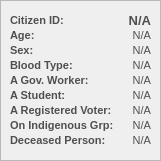
     <widget class="QFrame" name="basePopUpBodyFrame_12">
      <property name="geometry">
       <rect>
        <x>390</x>
        <y>10</y>
        <width>161</width>
        <height>161</height>
       </rect>
      </property>
      <property name="styleSheet">
       <string notr="true">#basePopUpBodyFrame_12 {
	background-color: rgb(247, 247, 247);
	border: 1px solid rgb(194, 194, 194);
	border-radius: 10px;
}</string>
      </property>
      <property name="frameShape">
       <enum>QFrame::Shape::StyledPanel</enum>
      </property>
      <property name="frameShadow">
       <enum>QFrame::Shadow::Raised</enum>
      </property>
      <widget class="QLabel" name="cp_displayAge">
       <property name="geometry">
        <rect>
         <x>60</x>
         <y>20</y>
         <width>91</width>
         <height>31</height>
        </rect>
       </property>
       <property name="font">
        <font>
         <family>Arial</family>
         <pointsize>8</pointsize>
        </font>
       </property>
       <property name="styleSheet">
        <string notr="true">#cp_displayAge{
	background-color:transparent;
	color:#4f4f4f;
}</string>
       </property>
       <property name="text">
        <string>N/A</string>
       </property>
       <property name="alignment">
        <set>Qt::AlignmentFlag::AlignRight|Qt::AlignmentFlag::AlignTrailing|Qt::AlignmentFlag::AlignVCenter</set>
       </property>
      </widget>
      <widget class="QLabel" name="cp_labelSex">
       <property name="geometry">
        <rect>
         <x>10</x>
         <y>40</y>
         <width>41</width>
         <height>21</height>
        </rect>
       </property>
       <property name="font">
        <font>
         <family>Arial</family>
         <pointsize>8</pointsize>
         <bold>true</bold>
        </font>
       </property>
       <property name="styleSheet">
        <string notr="true">#cp_labelSex{
	background-color:transparent;
	color:#4f4f4f;
}</string>
       </property>
       <property name="text">
        <string>Sex:</string>
       </property>
       <property name="alignment">
        <set>Qt::AlignmentFlag::AlignLeading|Qt::AlignmentFlag::AlignLeft|Qt::AlignmentFlag::AlignVCenter</set>
       </property>
      </widget>
      <widget class="QLabel" name="cp_labelAge">
       <property name="geometry">
        <rect>
         <x>10</x>
         <y>20</y>
         <width>51</width>
         <height>31</height>
        </rect>
       </property>
       <property name="font">
        <font>
         <family>Arial</family>
         <pointsize>8</pointsize>
         <bold>true</bold>
        </font>
       </property>
       <property name="styleSheet">
        <string notr="true">#cp_labelAge{
	background-color:transparent;
	color:#4f4f4f;
}</string>
       </property>
       <property name="text">
        <string>Age:</string>
       </property>
       <property name="alignment">
        <set>Qt::AlignmentFlag::AlignLeading|Qt::AlignmentFlag::AlignLeft|Qt::AlignmentFlag::AlignVCenter</set>
       </property>
      </widget>
      <widget class="QLabel" name="cp_displaySex">
       <property name="geometry">
        <rect>
         <x>60</x>
         <y>40</y>
         <width>91</width>
         <height>21</height>
        </rect>
       </property>
       <property name="font">
        <font>
         <family>Arial</family>
         <pointsize>8</pointsize>
        </font>
       </property>
       <property name="styleSheet">
        <string notr="true">#cp_displaySex{
	background-color:transparent;
	color:#4f4f4f;
}</string>
       </property>
       <property name="text">
        <string>N/A</string>
       </property>
       <property name="alignment">
        <set>Qt::AlignmentFlag::AlignRight|Qt::AlignmentFlag::AlignTrailing|Qt::AlignmentFlag::AlignVCenter</set>
       </property>
      </widget>
      <widget class="QLabel" name="cp_displayStudent">
       <property name="geometry">
        <rect>
         <x>110</x>
         <y>80</y>
         <width>41</width>
         <height>31</height>
        </rect>
       </property>
       <property name="font">
        <font>
         <family>Arial</family>
         <pointsize>8</pointsize>
        </font>
       </property>
       <property name="styleSheet">
        <string notr="true">#cp_displayStudent{
	background-color:transparent;
	color:#4f4f4f;
}</string>
       </property>
       <property name="text">
        <string>N/A</string>
       </property>
       <property name="alignment">
        <set>Qt::AlignmentFlag::AlignRight|Qt::AlignmentFlag::AlignTrailing|Qt::AlignmentFlag::AlignVCenter</set>
       </property>
      </widget>
      <widget class="QLabel" name="cp_labelBloodType">
       <property name="geometry">
        <rect>
         <x>10</x>
         <y>50</y>
         <width>81</width>
         <height>31</height>
        </rect>
       </property>
       <property name="font">
        <font>
         <family>Arial</family>
         <pointsize>8</pointsize>
         <bold>true</bold>
        </font>
       </property>
       <property name="styleSheet">
        <string notr="true">#cp_labelBloodType{
	background-color:transparent;
	color:#4f4f4f;
}</string>
       </property>
       <property name="text">
        <string>Blood Type:</string>
       </property>
       <property name="alignment">
        <set>Qt::AlignmentFlag::AlignLeading|Qt::AlignmentFlag::AlignLeft|Qt::AlignmentFlag::AlignVCenter</set>
       </property>
      </widget>
      <widget class="QLabel" name="cp_displayGovWorker">
       <property name="geometry">
        <rect>
         <x>110</x>
         <y>70</y>
         <width>41</width>
         <height>21</height>
        </rect>
       </property>
       <property name="font">
        <font>
         <family>Arial</family>
         <pointsize>8</pointsize>
        </font>
       </property>
       <property name="styleSheet">
        <string notr="true">#cp_displayGovWorker{
	background-color:transparent;
	color:#4f4f4f;
}</string>
       </property>
       <property name="text">
        <string>N/A</string>
       </property>
       <property name="alignment">
        <set>Qt::AlignmentFlag::AlignRight|Qt::AlignmentFlag::AlignTrailing|Qt::AlignmentFlag::AlignVCenter</set>
       </property>
      </widget>
      <widget class="QLabel" name="cp_labelStudent">
       <property name="geometry">
        <rect>
         <x>10</x>
         <y>80</y>
         <width>81</width>
         <height>31</height>
        </rect>
       </property>
       <property name="font">
        <font>
         <family>Arial</family>
         <pointsize>8</pointsize>
         <bold>true</bold>
        </font>
       </property>
       <property name="styleSheet">
        <string notr="true">#cp_labelStudent{
	background-color:transparent;
	color:#4f4f4f;
}</string>
       </property>
       <property name="text">
        <string>A Student:</string>
       </property>
       <property name="alignment">
        <set>Qt::AlignmentFlag::AlignLeading|Qt::AlignmentFlag::AlignLeft|Qt::AlignmentFlag::AlignVCenter</set>
       </property>
      </widget>
      <widget class="QLabel" name="cp_displayBloodType">
       <property name="geometry">
        <rect>
         <x>90</x>
         <y>50</y>
         <width>61</width>
         <height>31</height>
        </rect>
       </property>
       <property name="font">
        <font>
         <family>Arial</family>
         <pointsize>8</pointsize>
        </font>
       </property>
       <property name="styleSheet">
        <string notr="true">#cp_displayBloodType{
	background-color:transparent;
	color:#4f4f4f;
}</string>
       </property>
       <property name="text">
        <string>N/A</string>
       </property>
       <property name="alignment">
        <set>Qt::AlignmentFlag::AlignRight|Qt::AlignmentFlag::AlignTrailing|Qt::AlignmentFlag::AlignVCenter</set>
       </property>
      </widget>
      <widget class="QLabel" name="cp_labelGovWorker">
       <property name="geometry">
        <rect>
         <x>10</x>
         <y>70</y>
         <width>91</width>
         <height>21</height>
        </rect>
       </property>
       <property name="font">
        <font>
         <family>Arial</family>
         <pointsize>8</pointsize>
         <bold>true</bold>
        </font>
       </property>
       <property name="styleSheet">
        <string notr="true">#cp_labelGovWorker{
	background-color:transparent;
	color:#4f4f4f;
}</string>
       </property>
       <property name="text">
        <string>A Gov. Worker:</string>
       </property>
       <property name="alignment">
        <set>Qt::AlignmentFlag::AlignLeading|Qt::AlignmentFlag::AlignLeft|Qt::AlignmentFlag::AlignVCenter</set>
       </property>
      </widget>
      <widget class="QLabel" name="cp_displayCItizenID">
       <property name="geometry">
        <rect>
         <x>120</x>
         <y>10</y>
         <width>31</width>
         <height>21</height>
        </rect>
       </property>
       <property name="font">
        <font>
         <family>Arial</family>
         <pointsize>10</pointsize>
         <bold>true</bold>
        </font>
       </property>
       <property name="styleSheet">
        <string notr="true">#cp_displayCItizenID{
	background-color:transparent;
	color:#4f4f4f;
}</string>
       </property>
       <property name="text">
        <string>N/A</string>
       </property>
       <property name="alignment">
        <set>Qt::AlignmentFlag::AlignRight|Qt::AlignmentFlag::AlignTrailing|Qt::AlignmentFlag::AlignVCenter</set>
       </property>
      </widget>
      <widget class="QLabel" name="cp_labelCitizenID">
       <property name="geometry">
        <rect>
         <x>10</x>
         <y>10</y>
         <width>61</width>
         <height>21</height>
        </rect>
       </property>
       <property name="font">
        <font>
         <family>Arial</family>
         <pointsize>8</pointsize>
         <bold>true</bold>
        </font>
       </property>
       <property name="styleSheet">
        <string notr="true">#cp_labelCitizenID{
	background-color:transparent;
	color:#4f4f4f;
}</string>
       </property>
       <property name="text">
        <string>Citizen ID:</string>
       </property>
       <property name="alignment">
        <set>Qt::AlignmentFlag::AlignLeading|Qt::AlignmentFlag::AlignLeft|Qt::AlignmentFlag::AlignVCenter</set>
       </property>
      </widget>
      <widget class="QLabel" name="cp_labelRegisteredVoter">
       <property name="geometry">
        <rect>
         <x>10</x>
         <y>100</y>
         <width>111</width>
         <height>21</height>
        </rect>
       </property>
       <property name="font">
        <font>
         <family>Arial</family>
         <pointsize>8</pointsize>
         <bold>true</bold>
        </font>
       </property>
       <property name="styleSheet">
        <string notr="true">#cp_labelRegisteredVoter{
	background-color:transparent;
	color:#4f4f4f;
}</string>
       </property>
       <property name="text">
        <string>A Registered Voter:</string>
       </property>
       <property name="alignment">
        <set>Qt::AlignmentFlag::AlignLeading|Qt::AlignmentFlag::AlignLeft|Qt::AlignmentFlag::AlignVCenter</set>
       </property>
      </widget>
      <widget class="QLabel" name="cp_displayRegisteredVoter">
       <property name="geometry">
        <rect>
         <x>110</x>
         <y>100</y>
         <width>41</width>
         <height>21</height>
        </rect>
       </property>
       <property name="font">
        <font>
         <family>Arial</family>
         <pointsize>8</pointsize>
        </font>
       </property>
       <property name="styleSheet">
        <string notr="true">#cp_displayRegisteredVoter{
	background-color:transparent;
	color:#4f4f4f;
}</string>
       </property>
       <property name="text">
        <string>N/A</string>
       </property>
       <property name="alignment">
        <set>Qt::AlignmentFlag::AlignRight|Qt::AlignmentFlag::AlignTrailing|Qt::AlignmentFlag::AlignVCenter</set>
       </property>
      </widget>
      <widget class="QLabel" name="cp_labelPartOfIndigenousGroup">
       <property name="geometry">
        <rect>
         <x>10</x>
         <y>110</y>
         <width>111</width>
         <height>31</height>
        </rect>
       </property>
       <property name="font">
        <font>
         <family>Arial</family>
         <pointsize>8</pointsize>
         <bold>true</bold>
        </font>
       </property>
       <property name="styleSheet">
        <string notr="true">#cp_labelPartOfIndigenousGroup{
	background-color:transparent;
	color:#4f4f4f;
}</string>
       </property>
       <property name="text">
        <string>On Indigenous Grp:</string>
       </property>
       <property name="alignment">
        <set>Qt::AlignmentFlag::AlignLeading|Qt::AlignmentFlag::AlignLeft|Qt::AlignmentFlag::AlignVCenter</set>
       </property>
      </widget>
      <widget class="QLabel" name="cp_displayPartOfIndigenousGroup">
       <property name="geometry">
        <rect>
         <x>110</x>
         <y>110</y>
         <width>41</width>
         <height>31</height>
        </rect>
       </property>
       <property name="font">
        <font>
         <family>Arial</family>
         <pointsize>8</pointsize>
        </font>
       </property>
       <property name="styleSheet">
        <string notr="true">#cp_displayPartOfIndigenousGroup{
	background-color:transparent;
	color:#4f4f4f;
}</string>
       </property>
       <property name="text">
        <string>N/A</string>
       </property>
       <property name="alignment">
        <set>Qt::AlignmentFlag::AlignRight|Qt::AlignmentFlag::AlignTrailing|Qt::AlignmentFlag::AlignVCenter</set>
       </property>
      </widget>
      <widget class="QLabel" name="cp_labelDeceased">
       <property name="geometry">
        <rect>
         <x>10</x>
         <y>130</y>
         <width>101</width>
         <height>21</height>
        </rect>
       </property>
       <property name="font">
        <font>
         <family>Arial</family>
         <pointsize>8</pointsize>
         <bold>true</bold>
        </font>
       </property>
       <property name="styleSheet">
        <string notr="true">#cp_labelDeceased{
	background-color:transparent;
	color:#4f4f4f;
}</string>
       </property>
       <property name="text">
        <string>Deceased Person:</string>
       </property>
       <property name="alignment">
        <set>Qt::AlignmentFlag::AlignLeading|Qt::AlignmentFlag::AlignLeft|Qt::AlignmentFlag::AlignVCenter</set>
       </property>
      </widget>
      <widget class="QLabel" name="cp_displayDeceased">
       <property name="geometry">
        <rect>
         <x>110</x>
         <y>130</y>
         <width>41</width>
         <height>21</height>
        </rect>
       </property>
       <property name="font">
        <font>
         <family>Arial</family>
         <pointsize>8</pointsize>
        </font>
       </property>
       <property name="styleSheet">
        <string notr="true">#cp_displayDeceased{
	background-color:transparent;
	color:#4f4f4f;
}</string>
       </property>
       <property name="text">
        <string>N/A</string>
       </property>
       <property name="alignment">
        <set>Qt::AlignmentFlag::AlignRight|Qt::AlignmentFlag::AlignTrailing|Qt::AlignmentFlag::AlignVCenter</set>
       </property>
      </widget>
     </widget>
